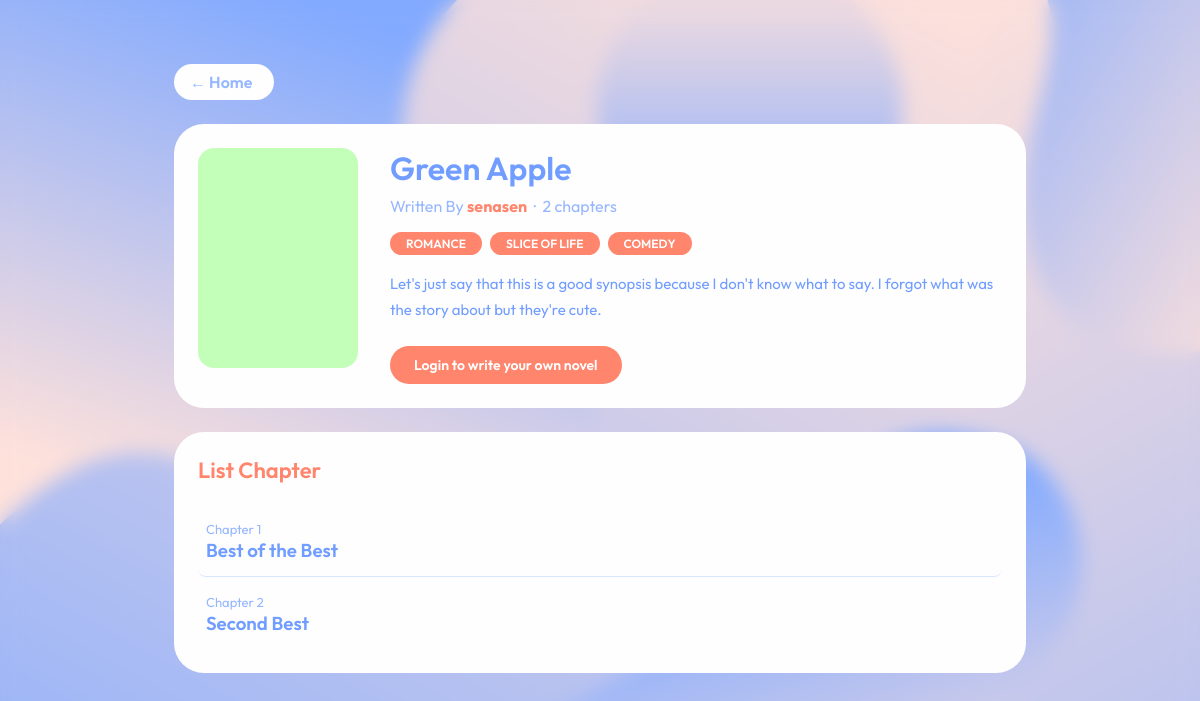
/novel/1, run on the app's committed database.
### app.py (models this page shows)
class Novel(db.Model):
    id = db.Column(db.Integer, primary_key=True)
    title = db.Column(db.String(200), nullable=False)
    description = db.Column(db.Text, nullable=False)
    genre = db.Column(db.String(100), nullable=False)
    cover_color = db.Column(db.String(20), default='#95B7FF')
    author_id = db.Column(db.Integer, db.ForeignKey('user.id'), nullable=False)
    created_at = db.Column(db.DateTime, default=datetime.utcnow)
    updated_at = db.Column(db.DateTime, default=datetime.utcnow, onupdate=datetime.utcnow)
    chapters = db.relationship('Chapter', backref='novel', lazy=True, cascade='all, delete-orphan', order_by='Chapter.chapter_number')

class User(db.Model):
    id = db.Column(db.Integer, primary_key=True)
    full_name = db.Column(db.String(100), nullable=False)
    email = db.Column(db.String(120), unique=True, nullable=False)
    username = db.Column(db.String(50), unique=True, nullable=False)
    password_hash = db.Column(db.String(256), nullable=False)
    created_at = db.Column(db.DateTime, default=datetime.utcnow)
    novels = db.relationship('Novel', backref='author', lazy=True)

class Chapter(db.Model):
    id = db.Column(db.Integer, primary_key=True)
    novel_id = db.Column(db.Integer, db.ForeignKey('novel.id'), nullable=False)
    chapter_number = db.Column(db.Integer, nullable=False)
    title = db.Column(db.String(200), nullable=False)
    content = db.Column(db.Text, nullable=False)
    created_at = db.Column(db.DateTime, default=datetime.utcnow)
    updated_at = db.Column(db.DateTime, default=datetime.utcnow, onupdate=datetime.utcnow)

### app.py (the view)
@app.route('/novel/<int:novel_id>')
def novel_detail(novel_id):
    novel = Novel.query.get_or_404(novel_id)
    current_user = get_current_user()
    is_author = current_user and current_user.id == novel.author_id
    return render_template('novel_detail.html',
        novel=novel,
        current_user=current_user,
        is_author=is_author
    )

### app.py (called while the page is built)
def get_current_user():
    if 'user_id' in session:
        return User.query.get(session['user_id'])
    return None

### templates/novel_detail.html (shortened to what this page needs)
{% extends "base.html" %}
{% block body %}
<body class="db-body">
    <div style="max-width: 900px; width: 100%; margin: 0 auto; padding: 32px 24px;">
        <nav style="margin-bottom: 24px; font-size: 14px; color: var(--blue-medium);">
            <a href="{{ url_for('dashboard') }}" style="color: var(--blue-medium); text-decoration: none; font-weight: 600;
                background-color: var(--white); border-radius: 9999px; padding: 8px 16px; max-width: 100px;">← Home</a>
        </nav>
        <div class="card" style="margin-bottom: 24px;">
            <div style="display: flex; gap: 32px; flex-wrap: wrap;">
                <div style="width: 160px; height: 220px; background: {{ novel.cover_color }}; border-radius: 16px; flex-shrink: 0;"></div>
                <div style="flex: 1; min-width: 200px;">
                    <h1 style="font-size: 32px; font-weight: 600; color: var(--blue-dark); margin-bottom: 8px;">
                        {{ novel.title }}
                    </h1>
                    <p style="color: var(--blue-medium); font-size: 16px; margin-bottom: 16px;">
                        Written By <strong style="color: var(--orange);">{{ novel.author.username }}</strong>
                        &nbsp;·&nbsp;
                        {{ novel.chapters|length }} chapter{{ 's' if novel.chapters|length != 1 else '' }}
                    </p>
                    <div style="display: flex; flex-wrap: wrap; gap: 8px; margin-bottom: 16px;">
                        {% for g in novel.genre.split(',') %}
                            <span class="tag-orange">{{ g.strip() }}</span>
                        {% endfor %}
                    </div>
                    <p style="color: var(--blue-dark); line-height: 1.7; font-size: 15px;">
                        {{ novel.description }}
                    </p>
                    {% if is_author %}
                    <div style="display: flex; gap: 12px; margin-top: 24px; flex-wrap: wrap;">
                        <a href="{{ url_for('create_chapter', novel_id=novel.id) }}" class="btn-orange" style="text-decoration: none">
                            + Add Chapter
                        </a>
                        <a href="{{ url_for('edit_novel', novel_id=novel.id) }}" class="btn-blue" style="text-decoration: none">
                            Edit Novel Information
                        </a>
                        <form method="POST" action="{{ url_for('delete_novel', novel_id=novel.id) }}"
                              onsubmit="return confirm('Delete this novel and all its chapters? This action cannot be undone.')">
                            <button type="submit" class="btn-red">Delete Novel</button>
                        </form>
                    </div>
                    {% elif current_user %}
                    <div style="margin-top: 24px; color: var(--blue-medium);">
                        Enjoy reading!
                    </div>
                    {% else %}
                    <div style="margin-top: 24px;">
                        <a href="{{ url_for('login') }}" class="btn-orange" style="text-decoration: none;">
                            Login to write your own novel
                        </a>
                    </div>
                    {% endif %}
                </div>
            </div>
        </div>
        <div class="card">
            <h2 style="font-size: 22px; font-weight: 600; color: var(--orange); margin-bottom: 20px;">
                List Chapter
            </h2>
            {% if novel.chapters %}
            <div style="display: flex; flex-direction: column; gap: 0;">
                {% for chapter in novel.chapters %}
                <div class="chapter-list-item">
                    <a href="{{ url_for('read_chapter', novel_id=novel.id, chapter_number=chapter.chapter_number) }}"
                       style="flex: 1; text-decoration: none; color: var(--blue-dark);">
                        <span style="color: var(--blue-medium); font-size: 13px; margin-right: 12px;">
                            Chapter {{ chapter.chapter_number }}
                        </span>
                        <h3 style="font-weight: 600;">{{ chapter.title }}</h3>
                    </a>
                </div>
                {% endfor %}
            </div>
            {% endif %}
        </div>
    </div>
</body>
{% endblock %}

### static/style.css (style rules this page uses)
:root { --blue-dark: #709DFF; --blue-medium: #95B7FF; --blue-light: #d8e6ff; --orange: #FF856D; --white: #FFFEFE; }
* { box-sizing: border-box; margin: 0; padding: 0; }
.db-body { background-image: url('images/bg.svg'); min-height: 100vh; min-width: 100vw; font-family: 'Outfit', sans-serif; padding: 32px; display: flex; justify-content: center; backdrop-filter: blur(10px); }
.card { background: var(--white); color: var(--blue-medium); border-radius: 30px; padding: 24px; }
nav { flex-grow: 1; display: flex; flex-direction: column; gap: 24px; }
nav a { display: flex; align-items: center; gap: 16px; text-decoration: none; color: var(--blue-medium); font-size: 16px; transition: color 0.5s; padding: 4px 8px; }
.tag-orange { background: var(--orange); color: var(--white); padding: 4px 16px; border-radius: 20px; font-size: 12px; font-weight: 600; text-transform: uppercase; }
::placeholder { color: var(--blue-medium); }
.btn-orange { background: var(--orange); color: white; border: none; padding: 10px 24px; border-radius: 20px; font-family: 'Outfit', sans-serif; font-size: 14px; font-weight: 600; cursor: pointer; transition: background 0.2s; display: inline-block; }
.chapter-list-item { display: flex; justify-content: space-between; align-items: center; padding: 14px 8px; border-bottom: 1px solid var(--blue-light); gap: 16px; transition: background 0.2s; border-radius: 8px; }
.chapter-list-item:last-child { border-bottom: none; }

### data on the page
Novel: title "Green Apple", description "Let's just say that this is a good synopsis because I don't know what to say. I forgot what was the story about but they're cute."
User: author.username "senasen"
Chapter: chapter_number "1", title "Best of the Best"
Chapter: chapter_number "2", title "Second Best"

### other printed values
{{ novel.chapters|length }} "2"
{{ 's' if novel.chapters|length != 1 else '' }} "s"
{{ g.strip() }} "ROMANCE" "SLICE OF LIFE" "COMEDY"
